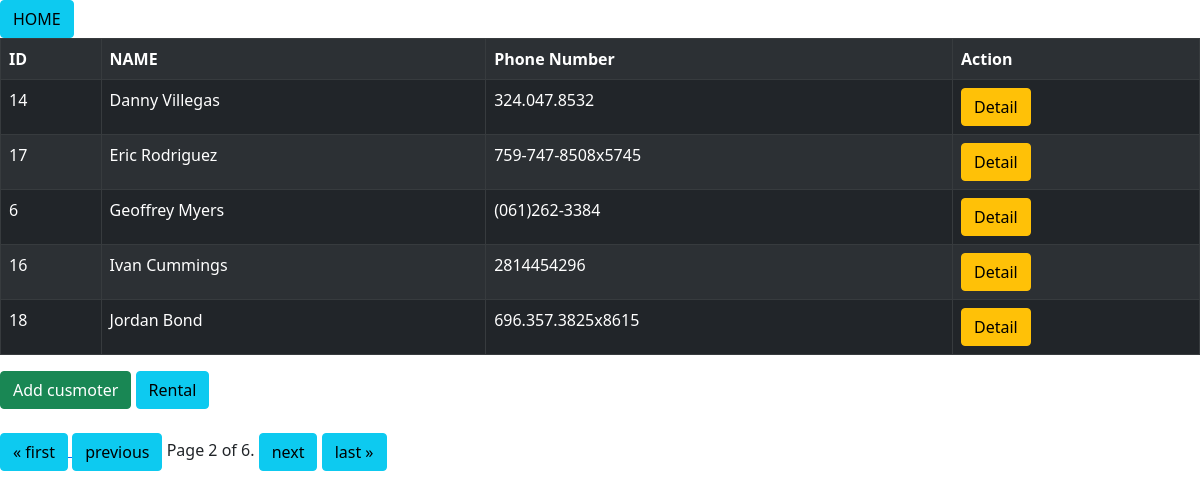
Page /rent/customer/?page=2 on the earlier database version.
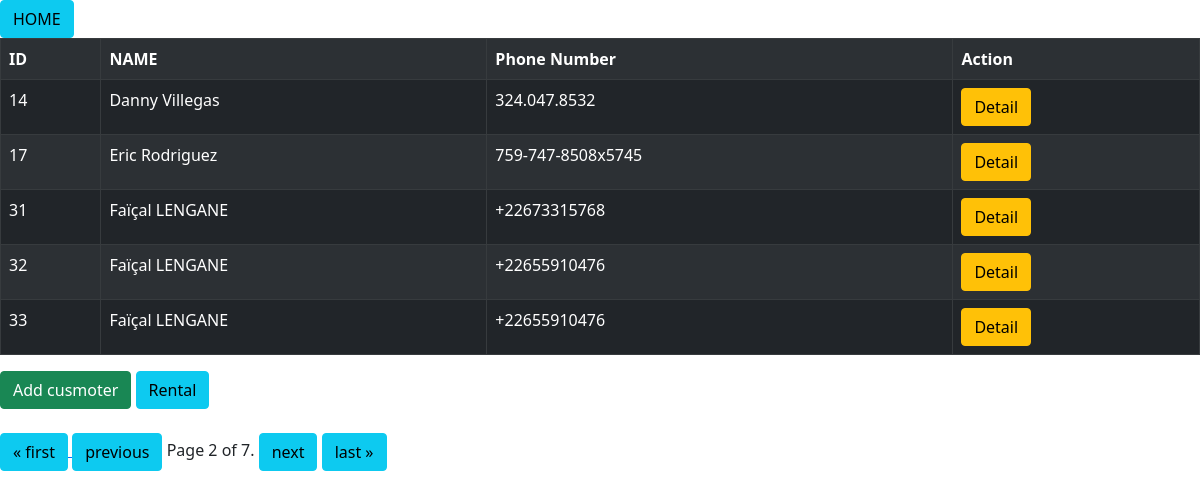
Same page on the later database version.
### rent/models.py (models this page shows, shortened)
class Customer(models.Model):
    first_name = models.CharField(max_length=50)
    last_name = models.CharField(max_length=50)
    email = models.EmailField(max_length=254)
    phone_number = PhoneNumberField()
    address = models.CharField(max_length=50)
    city = models.CharField(max_length=50)
    country = models.CharField(max_length=50)
    class Meta:
        ordering = ['first_name', 'last_name']

### rent/views.py (the view)
# urls.py: 2. Add a URL to urlpatterns:  path('', views.home, name='home')
def home(request, id=0):
    if id == 0:
        customer = Customer.objects.all()
        page = Paginator(customer, 5)
        pge = request.GET.get('page')
        cust = page.get_page(pge)
        var = len(customer)
        return render(request, 'rent/home.html', {'models': cust, 'len': var})
    else:
        customer = Customer.objects.filter(id=id)
        var = len(customer)
        return render(request, 'rent/home.html', {'models': customer, 'len': var})

### rent/templates/rent/home.html (shortened to what this page needs)
<!DOCTYPE html>
<html>
    <head>
        <link href="https://cdn.jsdelivr.net/npm/bootstrap@5.0.2/dist/css/bootstrap.min.css" rel="stylesheet">
    </head>
    <body>
       {% block content %}
       <a href="{% url 'home0' %}"><button class="btn btn-info">HOME</button></a>
            <table class = "table table-striped table-dark table-bordered">
                <tr>
                    <th>ID</th>
                    <th>NAME</th>
                    <th>Phone Number</th>
                    {% if len != 1 %}
                        <th>Action</th>
                    {%endif%}
                </tr>
                {% for model in models %}
                <tr>
                    <td> {{model.id}} </td>
                    <td>{{model.first_name}} {{model.last_name}}</td>
                    <td>{{model.phone_number}}</td>
                    {% if len != 1 %}
                        <td> <a href=" {% url 'detailCustomer' model.id  %} "><button class = "btn btn-warning">Detail</button></a>   </td>
                    {%endif%}
                 </tr>
                {% endfor %}
            </table>
    {% if len != 1 %}
       <a href="{% url 'addCustomer' %}"><button class = "btn btn-success"> Add cusmoter</button></a>
       <a href="{% url 'rentallist' %}"><button class="btn btn-info">Rental</button></a>
       <br> <br>
        {% if models.has_previous %}
            <a href="?page=1"> <button class = "btn btn-info" > &laquo; first</button> </a>
            <a href="?page={{ models.previous_page_number }}"><button class = "btn btn-info" > previous</button></a>
        {% endif %}
            Page {{ models.number }} of {{ models.paginator.num_pages }}.
        {% if models.has_next %}
       <a href="?page={{ models.next_page_number }}"><button class = "btn btn-info" > next</button></a>
       <a href="?page={{ models.paginator.num_pages }}"><button class = "btn btn-info" > last &raquo; </button></a>
        {% endif %}
    {% endif %}
       {% endblock content %}
    </body>
</html>

Differences in the rows shown:
no longer on this page (row unchanged): Customer: id "6", first_name "Geoffrey", last_name "Myers", phone_number "(061)262-3384"
no longer on this page (row unchanged): Customer: id "16", first_name "Ivan", last_name "Cummings", phone_number "2814454296"
no longer on this page (row unchanged): Customer: id "18", first_name "Jordan", last_name "Bond", phone_number "696.357.3825x8615"
added Customer: id "31", first_name "Faïçal", last_name "LENGANE", phone_number "+22673315768"
added Customer: id "32", first_name "Faïçal", last_name "LENGANE", phone_number "+22655910476"
added Customer: id "33", first_name "Faïçal", last_name "LENGANE", phone_number "+22655910476"
Other differences:
{{ models.paginator.num_pages }}: "6" → "7"
